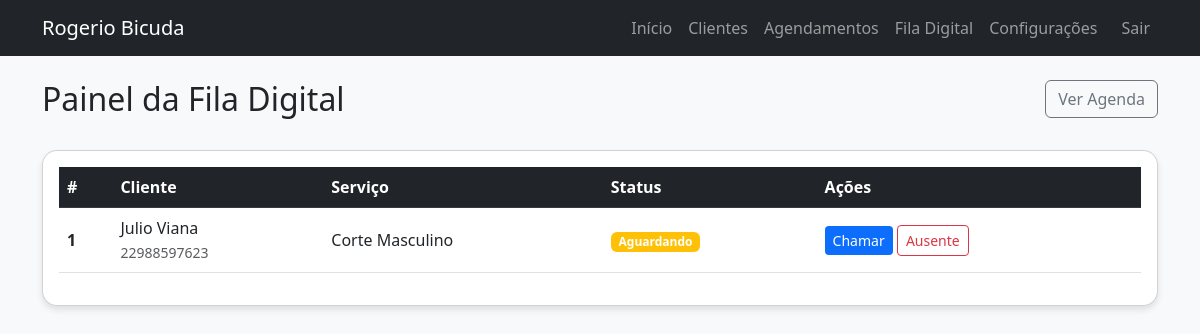
Screenshot of /barbearia-bicuda/admin/fila (signed in) with the database file from the repository.
### barbearia_system/app.py (models this page shows)
class Configuracao(db.Model):
    id = db.Column(db.Integer, primary_key=True)
    nome_barbearia = db.Column(db.String(100), default='Minha Barbearia')
    slug = db.Column(db.String(100), unique=True, nullable=False)
    horario_abertura = db.Column(db.String(5), default='09:00')
    horario_fechamento = db.Column(db.String(5), default='19:00')
    intervalo_minutos = db.Column(db.Integer, default=30)
    usuarios = db.relationship('Usuario', backref='barbearia', lazy=True, cascade="all, delete-orphan")
    clientes = db.relationship('Cliente', backref='barbearia', lazy=True, cascade="all, delete-orphan")
    servicos = db.relationship('Servico', backref='barbearia', lazy=True, cascade="all, delete-orphan")

class Fila(db.Model):
    id = db.Column(db.Integer, primary_key=True)
    cliente_nome = db.Column(db.String(100), nullable=False)
    whatsapp = db.Column(db.String(20))
    servico_id = db.Column(db.Integer, db.ForeignKey('servico.id'), nullable=False)
    barbearia_id = db.Column(db.Integer, db.ForeignKey('configuracao.id'), nullable=False)
    status = db.Column(db.String(20), default='aguardando') # aguardando, chamado, atendendo, finalizado, ausente
    posicao = db.Column(db.Integer)
    criado_em = db.Column(db.DateTime, default=datetime.now)
    servico = db.relationship('Servico')

class Servico(db.Model):
    id = db.Column(db.Integer, primary_key=True)
    nome = db.Column(db.String(100), nullable=False)
    preco = db.Column(db.Float, nullable=False)
    duracao = db.Column(db.Integer, default=30)
    barbearia_id = db.Column(db.Integer, db.ForeignKey('configuracao.id'), nullable=False)

### barbearia_system/app.py (the view)
@app.route('/<slug>/admin/fila')
@login_required
def fila_painel(slug):
    config = Configuracao.query.filter_by(slug=slug).first_or_404()
    if not getattr(current_user, 'is_admin', False):
        return redirect(url_for('home_cliente', slug=slug))
    fila = Fila.query.filter(
        Fila.barbearia_id == config.id,
        Fila.status.in_(['aguardando', 'chamado', 'atendendo'])
    ).order_by(Fila.posicao).all()
    return render_template('fila_painel.html', fila=fila, config=config)

### barbearia_system/app.py (called while the page is built)
@login_manager.user_loader
def load_user(user_id):
    user = Usuario.query.get(int(user_id))
    if user:
        return user
    return Cliente.query.get(int(user_id))

### barbearia_system/templates/fila_painel.html (shortened to what this page needs)
{% extends 'base.html' %}
{% block content %}
<div class="row mb-4">
    <div class="col-md-8">
        <h2>Painel da Fila Digital</h2>
    </div>
    <div class="col-md-4 text-end">
        <a href="{{ url_for('index', slug=config.slug) }}" class="btn btn-outline-secondary">Ver Agenda</a>
    </div>
</div>
<div class="card">
    <div class="card-body">
        <div class="table-responsive">
            <table class="table table-hover align-middle">
                <thead class="table-dark">
                    <tr>
                        <th>#</th>
                        <th>Cliente</th>
                        <th>Serviço</th>
                        <th>Status</th>
                        <th>Ações</th>
                    </tr>
                </thead>
                <tbody>
                    {% for item in fila %}
                    <tr class="{% if item.status == 'chamado' %}table-info{% elif item.status == 'atendendo' %}table-success{% endif %}">
                        <td><strong>{{ item.posicao }}</strong></td>
                        <td>
                            {{ item.cliente_nome }}<br>
                            <small class="text-muted">{{ item.whatsapp or 'Sem WhatsApp' }}</small>
                        </td>
                        <td>{{ item.servico.nome }}</td>
                        <td>
                            <span class="badge {% if item.status == 'aguardando' %}bg-warning{% elif item.status == 'chamado' %}bg-info{% elif item.status == 'atendendo' %}bg-success{% else %}bg-secondary{% endif %}">
                                {{ item.status|capitalize }}
                            </span>
                        </td>
                        <td>
                            {% if item.status == 'aguardando' %}
                            <a href="{{ url_for('chamar_cliente_fila', id=item.id) }}" class="btn btn-sm btn-primary">Chamar</a>
                            {% elif item.status == 'chamado' %}
                            <a href="{{ url_for('atender_cliente_fila', id=item.id) }}" class="btn btn-sm btn-info">Iniciar</a>
                            {% elif item.status == 'atendendo' %}
                            <a href="{{ url_for('finalizar_cliente_fila', id=item.id) }}" class="btn btn-sm btn-success">Finalizar</a>
                            {% endif %}
                            {% if item.status != 'finalizado' %}
                            <a href="{{ url_for('marcar_ausente_fila', id=item.id) }}" class="btn btn-sm btn-outline-danger" onclick="return confirm('Marcar como ausente?')">Ausente</a>
                            {% endif %}
                        </td>
                    </tr>
                    {% else %}
                    <tr>
                        <td colspan="6" class="text-center p-4">A fila está vazia no momento.</td>
                    </tr>
                    {% endfor %}
                </tbody>
            </table>
        </div>
    </div>
</div>
{% endblock %}

### barbearia_system/templates/base.html (shortened to what this page needs)
<!DOCTYPE html>
<html lang="pt-br">
<head>
    <link href="https://cdn.jsdelivr.net/npm/bootstrap@5.3.0/dist/css/bootstrap.min.css" rel="stylesheet">
</head>
<body>
    <nav class="navbar navbar-expand-lg navbar-dark mb-4">
        <div class="container">
            <a class="navbar-brand" href="{{ url_for('home_cliente', slug=config.slug) if config else url_for('index_root') }}">
                {{ config.nome_barbearia if config else 'BarberManager' }}
            </a>
            <div class="collapse navbar-collapse" id="navbarNav">
                <ul class="navbar-nav ms-auto">
                    {% if current_user.is_authenticated %}
                        {% if current_user.is_admin %}
                            {% if config %}
                            <li class="nav-item"><a class="nav-link" href="{{ url_for('index', slug=config.slug) }}">Início</a></li>
                            <li class="nav-item"><a class="nav-link" href="{{ url_for('listar_clientes', slug=config.slug) }}">Clientes</a></li>
                            <li class="nav-item"><a class="nav-link" href="{{ url_for('listar_agendamentos', slug=config.slug) }}">Agendamentos</a></li>
                            <li class="nav-item"><a class="nav-link" href="{{ url_for('fila_painel', slug=config.slug) }}">Fila Digital</a></li>
                            <li class="nav-item"><a class="nav-link" href="{{ url_for('configuracoes', slug=config.slug) }}">Configurações</a></li>
                            {% endif %}
                            <li class="nav-item"><a class="nav-link btn btn-outline-danger btn-sm ms-lg-2" href="{{ url_for('logout') }}">Sair</a></li>
                        {% else %}
                            <li class="nav-item"><a class="nav-link" href="{{ url_for('cliente_painel', slug=config.slug) }}">Meus Agendamentos</a></li>
                            <li class="nav-item"><a class="nav-link btn btn-outline-danger btn-sm ms-lg-2" href="{{ url_for('logout_cliente', slug=config.slug) }}">Sair</a></li>
                        {% endif %}
                    {% else %}
                        {% if config %}
                        <li class="nav-item"><a class="nav-link" href="{{ url_for('login_cliente', slug=config.slug) }}">Meus Agendamentos</a></li>
                        <li class="nav-item"><a class="nav-link" href="{{ url_for('login', slug=config.slug) }}">Admin</a></li>
                        {% endif %}
                    {% endif %}
                </ul>
            </div>
        </div>
    </nav>
    <div class="container">
        {% block content %}{% endblock %}
    </div>
</body>
</html>

### barbearia_system/templates/base.html (style rules this page uses)
body { background-color: #f8f9fa; }
.navbar { background-color: #212529; }
.card { border-radius: 15px; box-shadow: 0 4px 6px rgba(0,0,0,0.1); }
.btn-primary { background-color: #0d6efd; border: none; }

### rows the page displays
Configuracao: nome_barbearia "Rogerio Bicuda"
Fila: posicao "1", cliente_nome "Julio Viana", whatsapp "22988597623", servico.nome "Corte Masculino", status "Aguardando"
